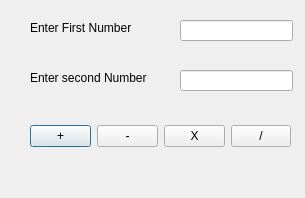
<?xml version="1.0" encoding="UTF-8"?>
<ui version="4.0">
 <class>Dialog</class>
 <widget class="QDialog" name="Dialog">
  <property name="geometry">
   <rect>
    <x>0</x>
    <y>0</y>
    <width>305</width>
    <height>198</height>
   </rect>
  </property>
  <property name="windowTitle">
   <string>Dialog</string>
  </property>
  <widget class="QLabel" name="labelFirstNumber">
   <property name="geometry">
    <rect>
     <x>30</x>
     <y>20</y>
     <width>121</width>
     <height>16</height>
    </rect>
   </property>
   <property name="text">
    <string>Enter First Number</string>
   </property>
  </widget>
  <widget class="QLabel" name="labelSecondNumber">
   <property name="geometry">
    <rect>
     <x>30</x>
     <y>70</y>
     <width>141</width>
     <height>16</height>
    </rect>
   </property>
   <property name="text">
    <string>Enter second Number</string>
   </property>
  </widget>
  <widget class="QLabel" name="labelResult">
   <property name="geometry">
    <rect>
     <x>30</x>
     <y>160</y>
     <width>261</width>
     <height>21</height>
    </rect>
   </property>
   <property name="text">
    <string/>
   </property>
  </widget>
  <widget class="QLineEdit" name="lineEditFirstNumber">
   <property name="geometry">
    <rect>
     <x>180</x>
     <y>20</y>
     <width>113</width>
     <height>21</height>
    </rect>
   </property>
  </widget>
  <widget class="QLineEdit" name="lineEditSecondNumber">
   <property name="geometry">
    <rect>
     <x>180</x>
     <y>70</y>
     <width>113</width>
     <height>21</height>
    </rect>
   </property>
  </widget>
  <widget class="QWidget" name="">
   <property name="geometry">
    <rect>
     <x>30</x>
     <y>120</y>
     <width>261</width>
     <height>32</height>
    </rect>
   </property>
   <layout class="QHBoxLayout" name="horizontalLayout">
    <item>
     <widget class="QPushButton" name="pushButtonPlus">
      <property name="text">
       <string>+</string>
      </property>
     </widget>
    </item>
    <item>
     <widget class="QPushButton" name="pushButtonSubtract">
      <property name="text">
       <string>-</string>
      </property>
     </widget>
    </item>
    <item>
     <widget class="QPushButton" name="pushButtonMultiply">
      <property name="text">
       <string>X</string>
      </property>
     </widget>
    </item>
    <item>
     <widget class="QPushButton" name="pushButtonDivide">
      <property name="text">
       <string>/</string>
      </property>
     </widget>
    </item>
   </layout>
  </widget>
 </widget>
 <resources/>
 <connections/>
</ui>
